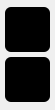
<?xml version="1.0" encoding="UTF-8"?>
<ui version="4.0">
 <class>ScrollToTop</class>
 <widget class="QWidget" name="ScrollToTop">
  <property name="geometry">
   <rect>
    <x>0</x>
    <y>0</y>
    <width>55</width>
    <height>110</height>
   </rect>
  </property>
  <property name="minimumSize">
   <size>
    <width>55</width>
    <height>110</height>
   </size>
  </property>
  <property name="maximumSize">
   <size>
    <width>55</width>
    <height>110</height>
   </size>
  </property>
  <property name="windowTitle">
   <string>Form</string>
  </property>
  <property name="styleSheet">
   <string notr="true">QPushButton
{
color: #37d5ff;
border-radius: 6px;
background-color: rgb(0, 0, 0);
}

QPushButton:hover
{
color: #ff008c;
background-color: rgb(65, 70, 71);
}</string>
  </property>
  <layout class="QVBoxLayout" name="verticalLayout">
   <property name="spacing">
    <number>0</number>
   </property>
   <property name="leftMargin">
    <number>0</number>
   </property>
   <property name="topMargin">
    <number>0</number>
   </property>
   <property name="rightMargin">
    <number>0</number>
   </property>
   <property name="bottomMargin">
    <number>0</number>
   </property>
   <item>
    <widget class="QStackedWidget" name="stackedWidget_totop">
     <property name="minimumSize">
      <size>
       <width>0</width>
       <height>0</height>
      </size>
     </property>
     <property name="maximumSize">
      <size>
       <width>16777215</width>
       <height>16777215</height>
      </size>
     </property>
     <property name="styleSheet">
      <string notr="true">#stackedWidget_totop
{
background-color: transparent;
}</string>
     </property>
     <widget class="QWidget" name="page1">
      <layout class="QVBoxLayout" name="verticalLayout_2">
       <property name="spacing">
        <number>3</number>
       </property>
       <property name="leftMargin">
        <number>5</number>
       </property>
       <property name="topMargin">
        <number>5</number>
       </property>
       <property name="rightMargin">
        <number>5</number>
       </property>
       <property name="bottomMargin">
        <number>5</number>
       </property>
       <item>
        <widget class="QPushButton" name="pushButton_totop">
         <property name="minimumSize">
          <size>
           <width>45</width>
           <height>45</height>
          </size>
         </property>
         <property name="maximumSize">
          <size>
           <width>45</width>
           <height>45</height>
          </size>
         </property>
         <property name="styleSheet">
          <string notr="true">#pushButton_totop
{
image: url(:/images/home/toTop_normal.png);
}

#pushButton_totop:hover
{
image: url(:/images/home/toTop_hover.png);
}</string>
         </property>
         <property name="text">
          <string/>
         </property>
        </widget>
       </item>
       <item>
        <widget class="QPushButton" name="pushButton_flush">
         <property name="minimumSize">
          <size>
           <width>45</width>
           <height>45</height>
          </size>
         </property>
         <property name="maximumSize">
          <size>
           <width>45</width>
           <height>45</height>
          </size>
         </property>
         <property name="styleSheet">
          <string notr="true">#pushButton_flush
{

image: url(:/images/home/vtitle_switch.png);
}

#pushButton_flush:hover
{
image: url(:/images/home/vtitle_switch_hover.png);
}</string>
         </property>
         <property name="text">
          <string/>
         </property>
        </widget>
       </item>
      </layout>
     </widget>
     <widget class="QWidget" name="page2"/>
    </widget>
   </item>
  </layout>
 </widget>
 <resources/>
 <connections/>
</ui>
